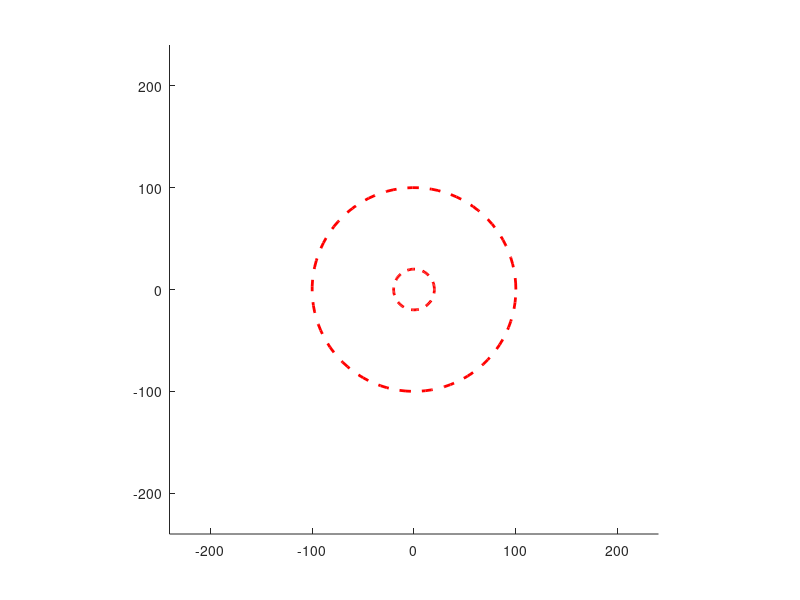

The MATLAB source for this figure: (Note: this script raises an error after producing the figure.)
%there are two circles within which you can draw (range of pantograph
%you can change link lengths and magnification of pantograph by changing
%the value of variable l1,l2 and m.
%wait an instant after running for screen to initialise
%bring mouse cursor within the circle within 4 seconds after running
%Parameters of plot
axis(gca,'equal');%Aspect ratio of the plot
axis(3*[-80 80 -80 80]);%Limits of axes

set (gcf, 'WindowButtonMotionFcn', @mouse);%sets up the mouse tracking function
%setting the 3 basic parameters of link lengths and magnification parameter
l1=40;
l2=60;
m=3;
%setting the boundary in which we can draw
boundary1 = viscircles([0,0],(l1+l2),'LineStyle','--');
boundary2 = viscircles([0,0],abs(l1-l2),'LineStyle','--');
                for i=1:1000
                    P3 = mouse();%getting mouse coordinate
                    x=P3(1);
                    y=P3(2);
                    if i>40 % delay to bring cursor into drawing region and to avoid random lines
                    [P1,P2,p3,P4,P5,P6]=find(l1,l2,m,x,y);%getting the pantograph points for current instant
                        
                        
                    end
                        if i>50 %initial delay to maximize screen
                             %plotting the input and output lines
                             line([P3i(1) P3(1)], [P3i(2) P3(2)]);
                             line([P6i(1) P6(1)], [P6i(2) P6(2)]);
                            
                             %plotting the pantograph for current instant
                             P1_circ = viscircles(P1,0.1);
                             P2_circ = viscircles(P2,0.1);
                             P3_circ = viscircles(p3,0.1);
                             P4_circ = viscircles(P4,0.1);
                             P5_circ = viscircles(P5,0.1);
                             P6_circ = viscircles(P6,0.1);
                             segment1=line([P1(1) P4(1)], [P1(2) P4(2)]);
                             segment2=line([P2(1) p3(1)], [P2(2) p3(2)]);
                             segment3=line([p3(1) P5(1)], [p3(2) P5(2)]);
                             segment4=line([P4(1) P6(1)], [P4(2) P6(2)]);
                             pause(0.1);%pause to generate a frame for a 0.1 second
                             %deleting pantograph for next instant
                             delete(segment1);
                             delete(segment2);
                             delete(segment3);
                             delete(segment4);

    
                             delete(P3_circ);
                             delete(P1_circ);
                             delete(P4_circ);
                             delete(P5_circ);
                             delete(P6_circ);
                             delete(P2_circ);
                             
                             
                             
                             
                                
                             

                             
    


                        end
                    %storing previous input to generate input line and output line    
                    P3i=P3;
                    P6i=P6;
                    %giving pause in for loop when above if is not running
                    if i<51
                        pause(0.1);
                    end
                end
                
                
   
    %function to get mouse data
    function P3 = mouse(object,eventdata)
        C = get (gca, 'CurrentPoint');
        x=C(1,1);
        y=C(1,2);
        P3=[x,y];
    end
    
function [P1,P2,p3,P4,P5,P6]=find(l1,l2,m,x,y)
%solving the quadratic to get theta and alpha
k=(x^2+y^2+l2^2-l1^2)/(2*l2);
a=x^2+y^2;
b=-(2*x*k);
c=k^2-y^2;
if y >0
    alpha=(-b+((b^2-4*a*c)^0.5))/(2*a);
else
    alpha=(-b-((b^2-4*a*c)^0.5))/(2*a);
end
phi1=acos(alpha);   
theta1=acos((x-alpha*l2)/l1);
r=[[theta1,phi1],[-theta1,phi1],[theta1,-phi1],[-theta1,-phi1]];
%loop to find correct theta's and alpha's as inverse function has limited
%range
for it=1:4
   t2=l1*[cos(r(2*it-1)),sin(r(2*it-1))];
   t3=t2+l2*[cos(r(2*it)),-sin(r(2*it))];
   se=t3(1)-x;
   sf=t3(2)-y;
   if abs(se)<10e-1 && abs(sf)<10e-1
            theta=r(2*it-1);
            phi=r(2*it);
            break;
   end
end
%using the obtained angles to get coordinates of the different joints
P1=[0,0];
P2=l1*[cos(theta),sin(theta)];
p3=P2+l2*[cos(phi),-sin(phi)];
P4=m*P2;
P5=P4+l2*[cos(phi),-sin(phi)];
P6=P4+m*l2*[cos(phi),-sin(phi)];
end